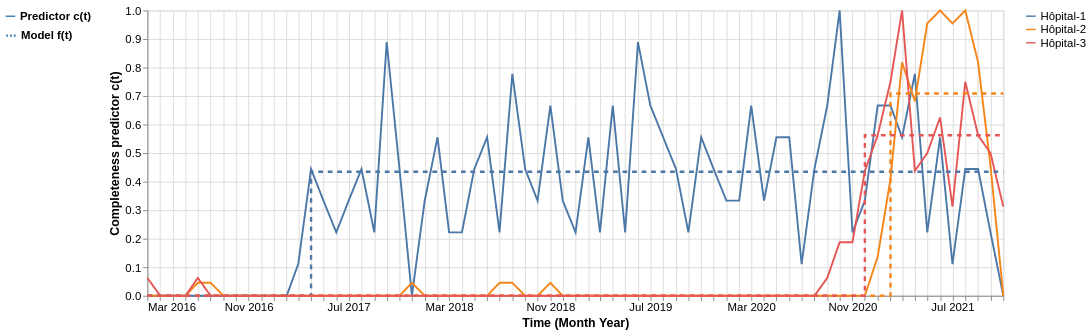

Source (Vega-Lite JSON):
### Vega-Lite specification from a JSON file in a GitHub repository (floating-point values rounded to 4 significant figures; data arrays with more than 128 entries replaced by an {"elided": "..."} marker saying what was removed)
{"config": {"view": {"continuousWidth": 300, "continuousHeight": 300}, "axis": {"labelFontSize": 12, "labelLimit": 500, "titleFontSize": 13}, "legend": {"labelFontSize": 12, "labelLimit": 500, "titleFontSize": 13}}, "layer": [{"mark": {"type": "line"}, "encoding": {"color": {"field": "value", "sort": {"field": "n_visit", "op": "sum", "order": "descending"}, "title": null, "type": "nominal"}, "opacity": {"condition": {"param": "param_13", "value": 1}, "value": 0.2}, "strokeDash": {"field": "legend_predictor", "legend": {"labelFontSize": 12, "labelFontStyle": "bold", "orient": "left", "symbolStrokeColor": "steelblue", "symbolType": "stroke"}, "title": "", "type": "nominal"}, "tooltip": [{"field": "value", "title": "Index", "type": "nominal"}, {"field": "date", "timeUnit": "yearmonth", "title": "Date", "type": "temporal"}, {"field": "completeness", "format": ".2f", "title": "c(t)", "type": "quantitative"}], "x": {"axis": {"grid": true, "labelAngle": 0, "tickCount": "month"}, "field": "date", "timeUnit": "yearmonth", "title": "Time (Month Year)", "type": "temporal"}, "y": {"axis": {"grid": true}, "field": "completeness", "title": "Completeness predictor c(t)", "type": "quantitative"}}, "name": "view_11", "transform": [{"fold": ["care_site_short_name"], "as": ["index", "value"]}, {"joinaggregate": [{"op": "sum", "field": "n_visit", "as": "sum_visit"}], "groupby": ["value", "date"]}, {"joinaggregate": [{"op": "max", "field": "sum_visit", "as": "max_visit"}], "groupby": ["value"]}, {"calculate": "(datum.sum_visit / datum.max_visit)", "as": "completeness"}]}, {"mark": {"type": "line", "interpolate": "step-after", "strokeDash": [5, 5]}, "encoding": {"color": {"field": "value", "sort": {"field": "n_visit", "op": "sum", "order": "descending"}, "title": null, "type": "nominal"}, "opacity": {"condition": {"param": "param_14", "value": 1}, "value": 0.2}, "strokeWidth": {"field": "legend_model", "legend": {"labelFontSize": 12, "labelFontStyle": "bold", "orient": "left", "symbolDash": [2, 2], "symbolStrokeColor": "steelblue", "symbolType": "stroke"}, "title": ""}, "tooltip": [{"field": "value", "title": "Index", "type": "nominal"}, {"field": "date", "timeUnit": "yearmonth", "title": "Date", "type": "temporal"}, {"aggregate": "min", "field": "c_hat", "title": "c₀", "type": "quantitative"}], "x": {"axis": {"grid": true, "labelAngle": 0, "tickCount": "month"}, "field": "date", "timeUnit": "yearmonth", "title": "Time (Month Year)", "type": "temporal"}, "y": {"aggregate": "min", "field": "c_hat", "type": "quantitative"}}, "name": "view_12", "transform": [{"fold": ["care_site_short_name"], "as": ["index", "value"]}, {"joinaggregate": [{"op": "sum", "field": "n_visit", "as": "sum_visit"}], "groupby": ["value", "date"]}, {"joinaggregate": [{"op": "max", "field": "sum_visit", "as": "max_visit"}], "groupby": ["value"]}, {"calculate": "(datum.sum_visit / datum.max_visit)", "as": "completeness"}, {"joinaggregate": [{"op": "max", "field": "t_0", "as": "max_t0"}], "groupby": ["value", "date"]}, {"filter": "(datum.t_0 === datum.max_t0)"}]}], "data": {"name": "data-ed43fd768b151de9fea2ecc1951e8bd1"}, "height": 300, "params": [{"name": "param_13", "select": {"type": "point", "fields": ["value"]}, "bind": "legend", "views": ["view_11"]}, {"name": "param_14", "select": {"type": "point", "fields": ["value"]}, "bind": "legend", "views": ["view_12"]}], "width": 900, "$schema": "https://vega.github.io/schema/vega-lite/v5.8.0.json", "datasets": {"data-ed43fd768b151de9fea2ecc1951e8bd1": {"elided": "207 records"}}}
